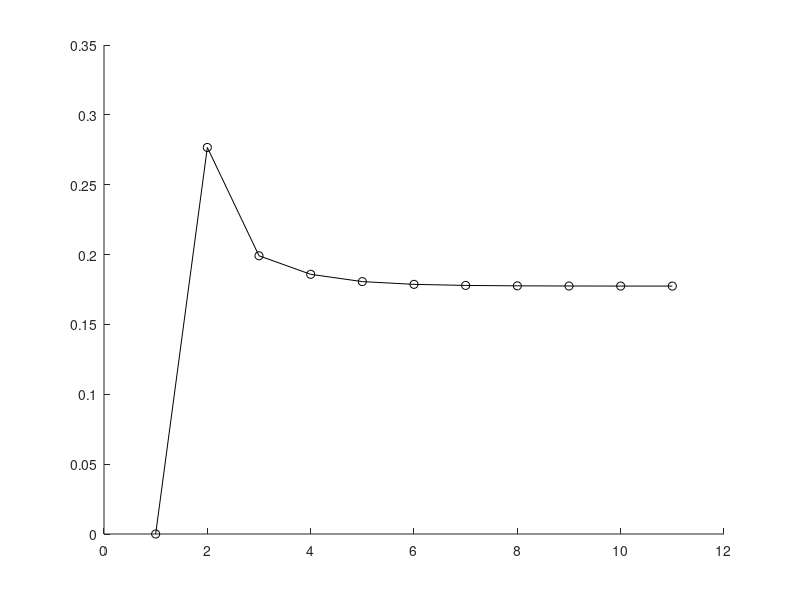

The MATLAB script that drew this image: (Note: this script raises an error after producing the figure.)
% Fig. 6.27 Self-loading factors along the sizing iterations for Ex. 6.7
clearvars;
close all;
addpath ../../lib
load Fig6_27.mat

% plot
h1 = figure;
plot(1:length(rself1), rself1, 'k-o', 1:length(rself2), rself2, 'k-sq', 'linewidth', 1.01)
xlabel('Iteration');
axis([1 length(rself1) 0 0.6])
grid;
legend('\itr_s_e_l_f_1', '\itr_s_e_l_f_2', 'location', 'best')

%format_and_save(h1, 'Fig6_27')
